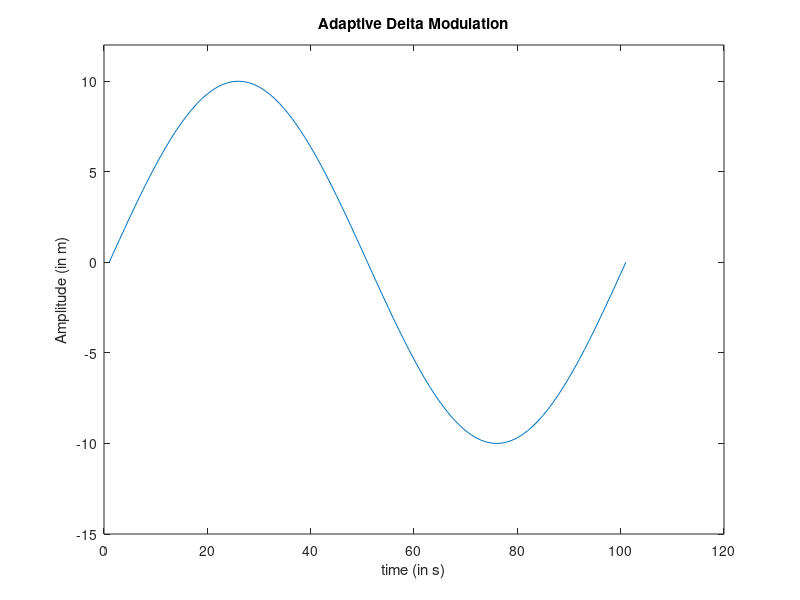

Write MATLAB code to recreate this figure. (Note: this script raises an error after producing the figure.)
clc;
clear all;
close all;

% define the input signal
t=0:2*pi/100:2*pi;
A=10;
x=A*sin(t);

%plot the original signal
plot(x)
hold on
ylabel('Amplitude (in m)')
xlabel('time (in s)');
title("Adaptive Delta Modulation");
axis([0,120,-15,12]);

% calling the adaptive delta modulation function
ADMout = adeltamod(x, 1, 0.1,0.3);
plot(ADMout);

%   The working of the Advanced Delta Modulator is similar to the regular
%   Delta Modulator. The only difference is that the amplitude step 
%   size is variable and it keeps getting doubled if the previous output/s
%   don't seem to 'catch up' with the input signal. This problem is
%   referred to as 'Slope overload' in textbooks.

function [ADMout] = adeltamod(sig_in, Delta, td, ts)
%   Usage
%       ADMout = adeltamod(sig_in, Delta, fs);
%   Delta -- min. step size. This will be multiplied 2nX if required
%   sig_in -- the signal input, should be a vector
%   td -- the original sampling period of the input signal, sig_in
%   ts -- the required sampling period for ADM output. Note that it
%           should be an integral multiple of the input signal's period.
%           If not, it will be rounded up to the nearest integer.
%   Function output: ADMout


    if (round(ts/td) >= 2)
        Nfac = round(ts/td);    %Nearest integer
        xsig = downsample(sig_in,Nfac);
        Lxsig = length(xsig);
        Lsig_in = length(sig_in);
        
        ADMout = zeros(Lsig_in);    %Initialising output
        
        cnt1 = 0;   %Counters for no. of previous consecutively increasing 
        cnt2 = 0;   %steps
        sum = 0;

        for i=1:Lxsig
            
            if (xsig(i) == sum)

                % do nothing
                
            elseif (xsig(i) > sum)

                if (cnt1 < 2)
                    sum = sum + Delta;  %Step up by Delta, same as in DM
                elseif (cnt1 == 2)
                    sum = sum + 2*Delta;    %Double the step size after
                                            %first two increase
                elseif (cnt1 == 3)
                    sum = sum + 4*Delta;    %Double step size
                else
                    sum = sum + 8*Delta;    %Still double and then stop
                                            %doubling thereon
                end

                if (sum < xsig(i))
                    cnt1 = cnt1 + 1;
                else
                    cnt1 = 0;
                end

            else

                if (cnt2 < 2)
                    sum = sum - Delta;
                elseif (cnt2 == 2)
                    sum = sum - 2*Delta;
                elseif (cnt2 == 3)
                    sum = sum - 4*Delta;
                else
                    sum = sum - 8*Delta;
                end

                if (sum > xsig(i))
                    cnt2 = cnt2 + 1;
                else
                    cnt2 = 0;
                end

            end

            ADMout(((i-1)*Nfac + 1):(i*Nfac)) = sum;
        end
    end
end
